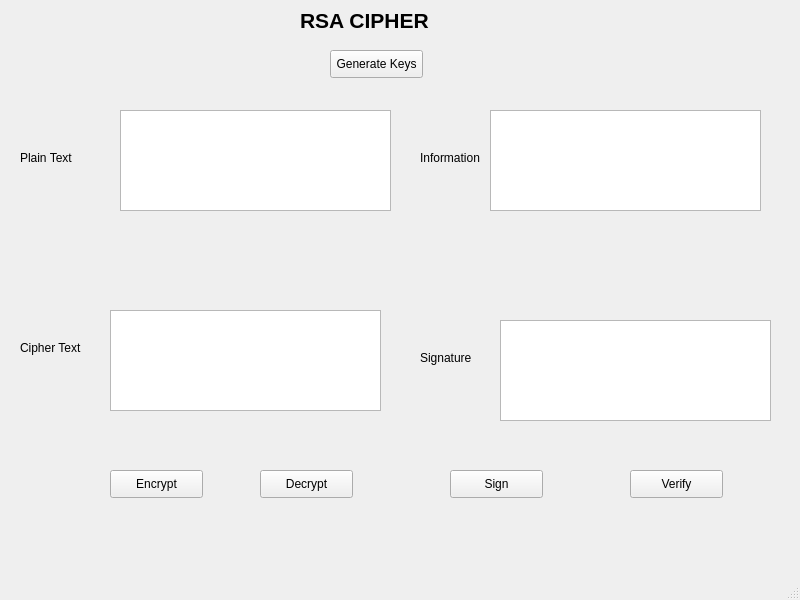
<?xml version="1.0" encoding="UTF-8"?>
<ui version="4.0">
 <class>MainWindow</class>
 <widget class="QMainWindow" name="MainWindow">
  <property name="geometry">
   <rect>
    <x>0</x>
    <y>0</y>
    <width>800</width>
    <height>600</height>
   </rect>
  </property>
  <property name="windowTitle">
   <string>MainWindow</string>
  </property>
  <widget class="QWidget" name="centralwidget">
   <widget class="QPushButton" name="btn_gen_keys">
    <property name="geometry">
     <rect>
      <x>330</x>
      <y>50</y>
      <width>93</width>
      <height>28</height>
     </rect>
    </property>
    <property name="text">
     <string>Generate Keys</string>
    </property>
   </widget>
   <widget class="QPushButton" name="btn_encrypt">
    <property name="geometry">
     <rect>
      <x>110</x>
      <y>470</y>
      <width>93</width>
      <height>28</height>
     </rect>
    </property>
    <property name="text">
     <string>Encrypt</string>
    </property>
   </widget>
   <widget class="QPushButton" name="btn_decrypt">
    <property name="geometry">
     <rect>
      <x>260</x>
      <y>470</y>
      <width>93</width>
      <height>28</height>
     </rect>
    </property>
    <property name="text">
     <string>Decrypt</string>
    </property>
   </widget>
   <widget class="QPushButton" name="btn_sign">
    <property name="geometry">
     <rect>
      <x>450</x>
      <y>470</y>
      <width>93</width>
      <height>28</height>
     </rect>
    </property>
    <property name="text">
     <string>Sign</string>
    </property>
   </widget>
   <widget class="QPushButton" name="btn_verify">
    <property name="geometry">
     <rect>
      <x>630</x>
      <y>470</y>
      <width>93</width>
      <height>28</height>
     </rect>
    </property>
    <property name="text">
     <string>Verify</string>
    </property>
   </widget>
   <widget class="QLabel" name="label_5">
    <property name="geometry">
     <rect>
      <x>300</x>
      <y>0</y>
      <width>191</width>
      <height>41</height>
     </rect>
    </property>
    <property name="font">
     <font>
      <pointsize>16</pointsize>
      <weight>75</weight>
      <bold>true</bold>
     </font>
    </property>
    <property name="text">
     <string>RSA CIPHER</string>
    </property>
   </widget>
   <widget class="QLabel" name="label">
    <property name="geometry">
     <rect>
      <x>20</x>
      <y>150</y>
      <width>56</width>
      <height>16</height>
     </rect>
    </property>
    <property name="text">
     <string>Plain Text</string>
    </property>
   </widget>
   <widget class="QLabel" name="label_2">
    <property name="geometry">
     <rect>
      <x>20</x>
      <y>340</y>
      <width>66</width>
      <height>16</height>
     </rect>
    </property>
    <property name="text">
     <string>Cipher Text</string>
    </property>
   </widget>
   <widget class="QTextEdit" name="txt_info">
    <property name="geometry">
     <rect>
      <x>490</x>
      <y>110</y>
      <width>271</width>
      <height>101</height>
     </rect>
    </property>
   </widget>
   <widget class="QTextEdit" name="txt_cipher_text">
    <property name="geometry">
     <rect>
      <x>110</x>
      <y>310</y>
      <width>271</width>
      <height>101</height>
     </rect>
    </property>
   </widget>
   <widget class="QTextEdit" name="txt_sign">
    <property name="geometry">
     <rect>
      <x>500</x>
      <y>320</y>
      <width>271</width>
      <height>101</height>
     </rect>
    </property>
   </widget>
   <widget class="QTextEdit" name="txt_plain_text">
    <property name="geometry">
     <rect>
      <x>120</x>
      <y>110</y>
      <width>271</width>
      <height>101</height>
     </rect>
    </property>
   </widget>
   <widget class="QLabel" name="label_3">
    <property name="geometry">
     <rect>
      <x>420</x>
      <y>150</y>
      <width>66</width>
      <height>16</height>
     </rect>
    </property>
    <property name="text">
     <string>Information</string>
    </property>
   </widget>
   <widget class="QLabel" name="label_4">
    <property name="geometry">
     <rect>
      <x>420</x>
      <y>350</y>
      <width>55</width>
      <height>16</height>
     </rect>
    </property>
    <property name="text">
     <string>Signature</string>
    </property>
   </widget>
  </widget>
  <widget class="QMenuBar" name="menubar">
   <property name="geometry">
    <rect>
     <x>0</x>
     <y>0</y>
     <width>800</width>
     <height>21</height>
    </rect>
   </property>
  </widget>
  <widget class="QStatusBar" name="statusbar"/>
 </widget>
 <resources/>
 <connections/>
</ui>
